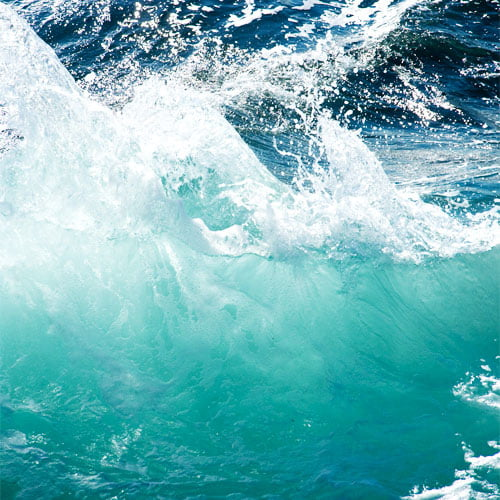
#> input picture lb6/image.jpg, 500 x 500 px; its folder holds 7 pictures in this run
$ python -i main.py   (imports and definitions only)
#> lines starting #> are read from the running program, lines starting #| are printed output that depends on the picture
"""Лабораторная работа 6. Вариант 33."""
import math
from pathlib import Path
import tkinter as tk
from tkinter import filedialog, messagebox
from PIL import Image, ImageTk

folder = Path(__file__).resolve().parent
images = [None, None, None, None]
parameters = None


# [41 lines left out: functions affine, restore, functional, not called in this run]


def show_img(number):
    if images[number] is None:
        boxes[number].config(image="", text="Нет изображения")
        return
    temp = images[number].copy()
    temp.thumbnail((400, 260))
    boxes[number].photo = ImageTk.PhotoImage(temp)
    boxes[number].config(image=boxes[number].photo, text="")


# [70 lines left out: functions open_img, process, write_pbm, save_img, not called in this run]


def main():
    global boxes, k_entry, scale_entry
    root = tk.Tk()
    root.title("Лабораторная работа 6. Вариант 33.")
    top = tk.Frame(root)
    top.pack(pady=8)
    tk.Button(top, text="Открыть", command=open_img).pack(side=tk.LEFT, padx=4)
    tk.Label(top, text="Скос:").pack(side=tk.LEFT)
    k_entry = tk.Entry(top, width=5)
    k_entry.insert(0, "0.3")
    k_entry.pack(side=tk.LEFT)
    tk.Label(top, text="Масштаб:").pack(side=tk.LEFT)
    scale_entry = tk.Entry(top, width=5)
    scale_entry.insert(0, "0.8")
    scale_entry.pack(side=tk.LEFT)
    for i, text in enumerate(["Аффинное", "Обратное", "Функция"], 1):
        tk.Button(top, text=text, command=lambda n=i: process(n)).pack(side=tk.LEFT, padx=4)
    panels = tk.Frame(root)
    panels.pack(padx=10, pady=10)
    boxes = []
    for i, title in enumerate(["Исходное изображение", "Скос и масштабирование",
                               "Обратное преобразование", "i = cosh(x') - 1"]):
        panel = tk.Frame(panels)
        panel.grid(row=i // 2, column=i % 2, padx=5, pady=5)
        tk.Label(panel, text=title).pack()
        box = tk.Label(panel, text="Нет изображения", bg="white")
        box.pack()
        boxes.append(box)
        if i:
            tk.Button(panel, text="Сохранить", command=lambda n=i: save_img(n)).pack()
    path = folder / "image.jpg"
    if path.exists():
        try:
            with Image.open(path) as image:
#> image is the input picture: PIL image 500x500 RGB; mean R, G, B 113.9, 179.6, 185.1
                images[0] = image.convert("RGB")
            show_img(0)
#> in show_img, `temp.thumbnail((400, 260))`:
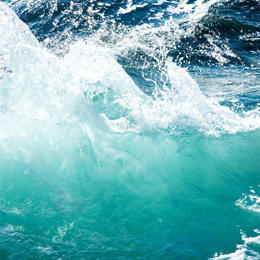
#> temp: PIL image 260x260 RGB; mean R, G, B 113.9, 179.6, 185.1
        except OSError:
            messagebox.showerror("Ошибка", "Не удалось открыть image.jpg")
    root.mainloop()


# [2 lines not run here, left out]

>>> result = main()
